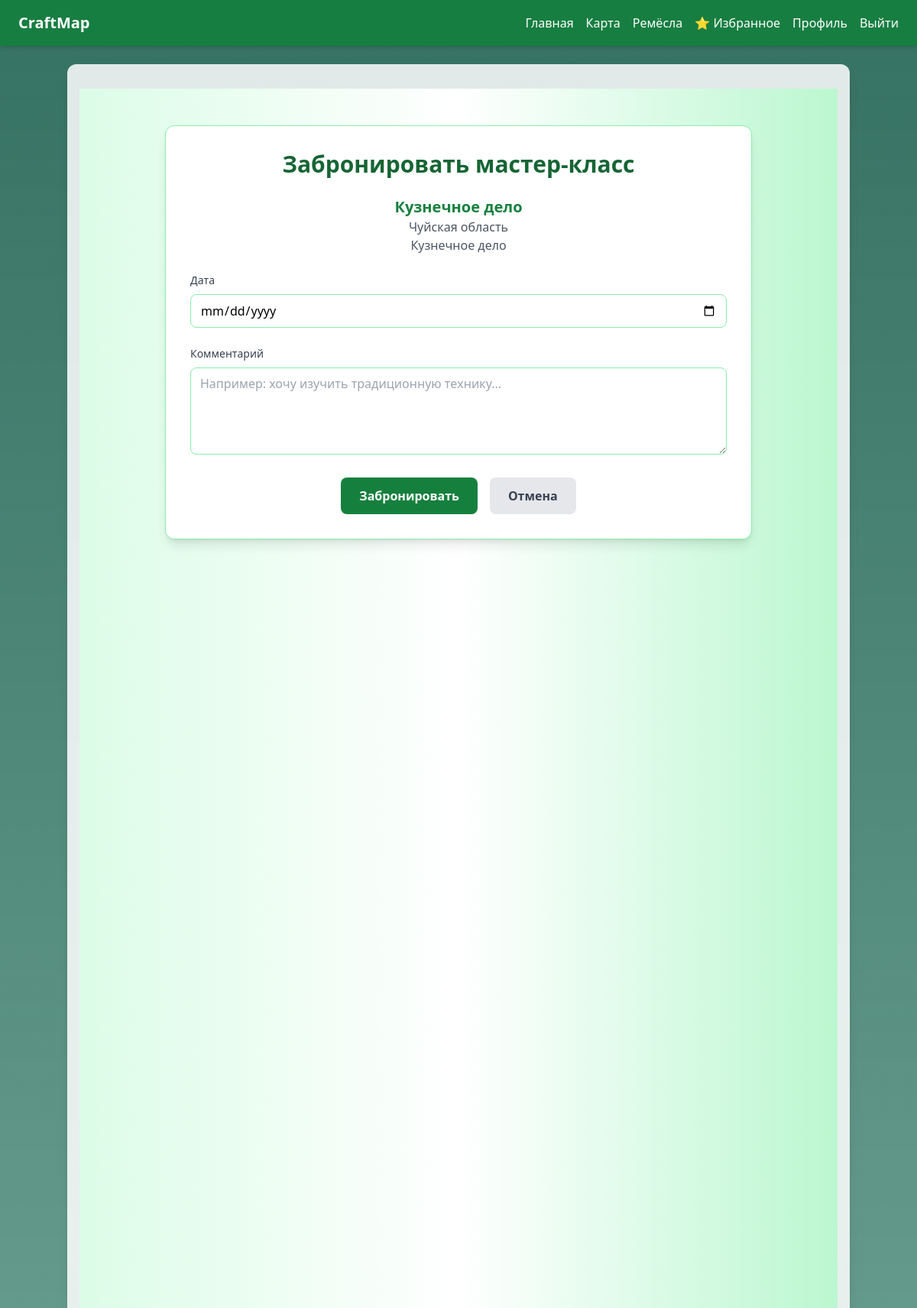
/craft/7/booking/ (signed in), run on the app's committed database.
### backend/models.py (models this page shows, shortened)
class Craft(models.Model):
    name = models.CharField(max_length=200, verbose_name="Название")
    description = models.TextField(blank=True, verbose_name="Описание")
    price = models.DecimalField(max_digits=10, decimal_places=2, null=True, blank=True, verbose_name="Цена")
    image = models.ImageField(upload_to="crafts/", blank=True, null=True, verbose_name="Изображение")
    category = models.ForeignKey(Category, on_delete=models.SET_NULL, null=True, blank=True, verbose_name="Категория")
    region = models.ForeignKey(Region, on_delete=models.SET_NULL, null=True, blank=True, verbose_name="Регион")
    masters = models.ManyToManyField(Master, related_name="crafts", blank=True, verbose_name="Мастера")
    latitude = models.FloatField(null=True, blank=True, verbose_name="Широта")
    longitude = models.FloatField(null=True, blank=True, verbose_name="Долгота")
    class Meta:
        verbose_name = "Ремесло"
        verbose_name_plural = "Ремёсла"

class Region(models.Model):
    name = models.CharField(max_length=100, verbose_name="Регион")
    class Meta:
        verbose_name = "Регион"
        verbose_name_plural = "Регионы"

class Category(models.Model):
    name = models.CharField(max_length=100, verbose_name="Категория")
    class Meta:
        verbose_name = "Категория"
        verbose_name_plural = "Категории"

### backend/views.py (the view, shortened to what this page needs)
# urls.py: path("craft/<int:craft_id>/booking/", views.booking_view, name="booking_view"),
@login_required
def booking_view(request, craft_id):
    craft = get_object_or_404(Craft, id=craft_id)
    return render(request, "backend/booking_form.html", {"craft": craft})

### backend/templates/backend/booking_form.html (shortened to what this page needs)
{% extends 'backend/base.html' %}
{% block content %}
<section class="min-h-screen bg-gradient-to-r from-green-100 via-white to-green-200 py-12 px-4">
  <div class="w-full max-w-sm sm:max-w-md lg:max-w-3xl mx-auto bg-white rounded-xl shadow-lg px-4 sm:px-8 py-8 border border-green-300">
    <h1 class="text-2xl sm:text-3xl font-bold text-green-800 mb-6 text-center">
      Забронировать мастер-класс
    </h1>
    <div class="mb-6 text-center">
      <h2 class="text-lg sm:text-xl font-semibold text-green-700">{{ craft.name }}</h2>
      <p class="text-gray-600">{{ craft.region.name|default:"Регион не указан" }}</p>
      <p class="text-gray-600">{{ craft.category.name|default:"Без категории" }}</p>
    </div>
    <form method="post" class="space-y-6">
      <div>
        <label for="date" class="block text-sm font-medium text-gray-700 mb-2">Дата</label>
        <input type="date" id="date" name="date"
               class="w-full px-3 py-2 border border-green-300 rounded-lg focus:ring-2 focus:ring-green-700 outline-none"
               required>
      </div>
      <div>
        <label for="notes" class="block text-sm font-medium text-gray-700 mb-2">Комментарий</label>
        <textarea id="notes" name="notes" rows="4"
                  class="w-full px-3 py-2 border border-green-300 rounded-lg focus:ring-2 focus:ring-green-700 outline-none"
                  placeholder="Например: хочу изучить традиционную технику..."></textarea>
      </div>
      <div class="flex flex-col sm:flex-row justify-center gap-4">
        <button type="submit"
                class="bg-green-700 text-white px-6 py-3 rounded-lg font-semibold hover:bg-green-800 transition">
          Забронировать
        </button>
        <a href="{% url 'backend:craft_detail' craft.id %}"
           class="bg-gray-200 text-gray-700 px-6 py-3 rounded-lg font-semibold hover:bg-gray-300 transition text-center">
          Отмена
        </a>
      </div>
    </form>
  </div>
</section>
{% endblock %}

### backend/templates/backend/base.html (style rules this page uses)
.craftmap-bg { background-image: url("https://holidays.flydubai.com/en/media/kyrgyzstan-hero-image-2_tcm18-157796.jpg"); background-size: cover; background-position: center; background-attachment: fixed; position: relative; }

### data on the page
Craft: name "Кузнечное дело", region.name "Чуйская область", category.name "Кузнечное дело"
